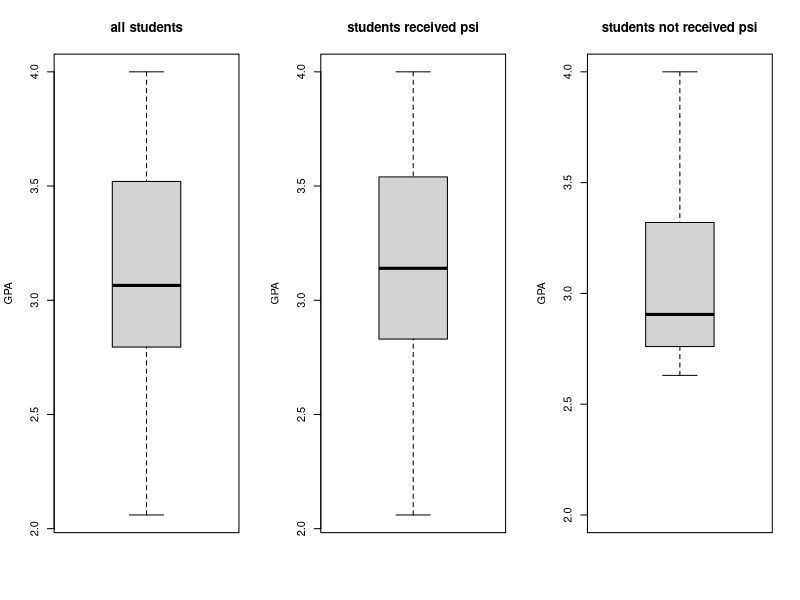
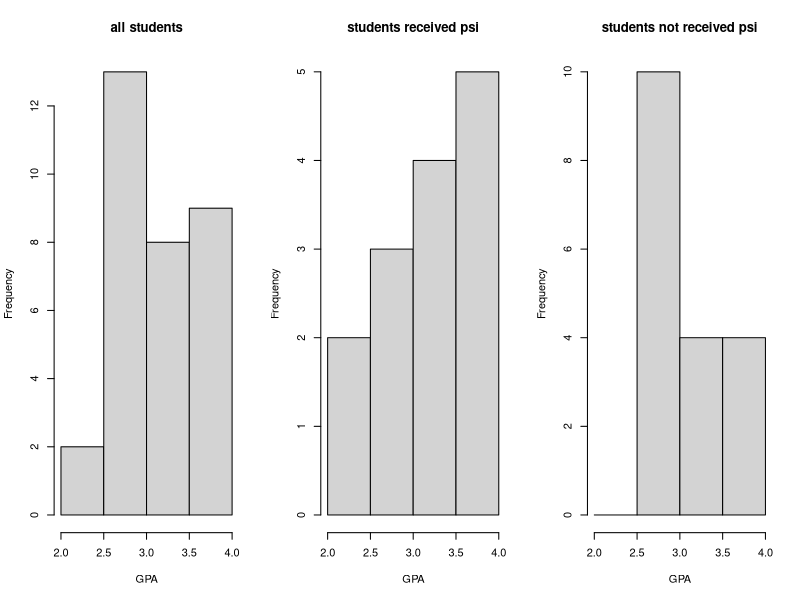
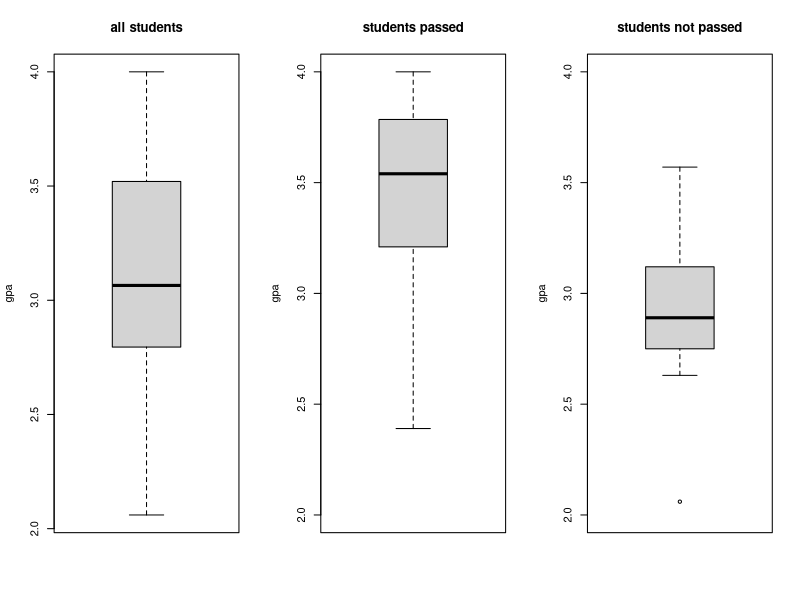
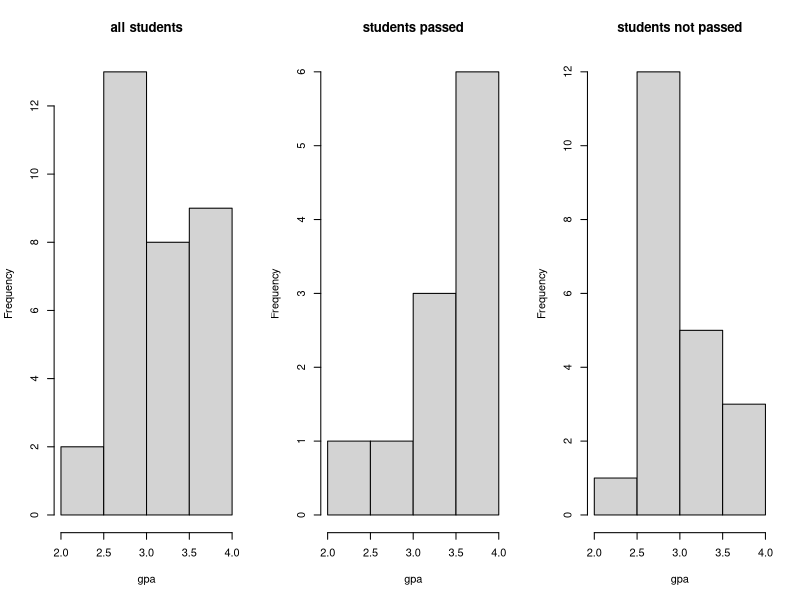
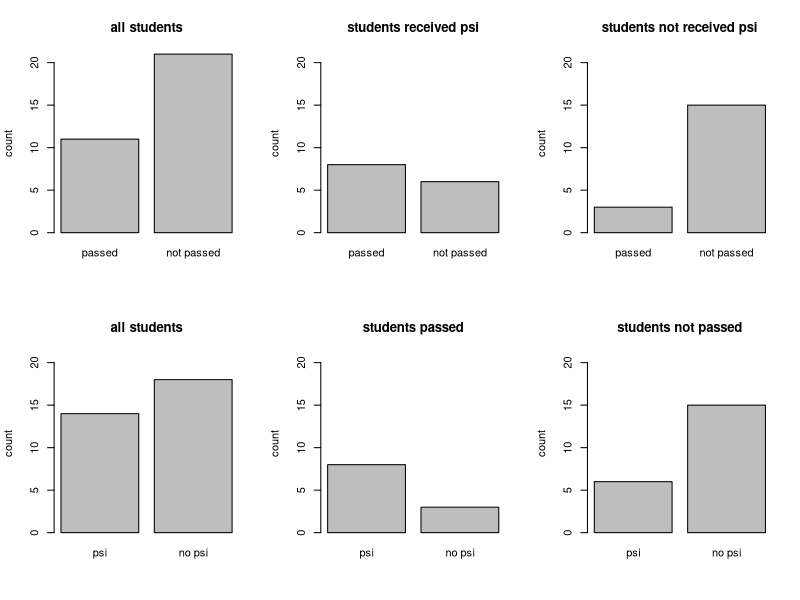

Reproduce these figures in R, in order.
## ---- chunk 1
knitr::opts_chunk$set(echo = TRUE)
## ---- chunk 2
data = read.table("psi.txt", header = TRUE);
data_psi = subset(data, psi == 1)
data_no_psi = subset(data, psi == 0)
par(mfrow=c(1,3))
boxplot(data$gpa,ylab="GPA",main="all students")
boxplot(data_psi$gpa,ylab="GPA",main="students received psi")
boxplot(data_no_psi$gpa,ylab="GPA",main="students not received psi",ylim=c(2.0,4.0))
hist(data$gpa,xlab="GPA",main="all students")
hist(data_psi$gpa,xlab="GPA",main="students received psi")
hist(data_no_psi$gpa,xlab="GPA",main="students not received psi", breaks = c(2.0,2.5,3.0,3.5,4.0))
## ---- chunk 3
data_passed = subset(data, passed == 1)
data_not_passed = subset(data, passed == 0)
par(mfrow=c(1,3))
boxplot(data$gpa,ylab="gpa",main="all students")
boxplot(data_passed$gpa,ylab="gpa",main="students passed",ylim=c(2.0,4.0))
boxplot(data_not_passed$gpa,ylab="gpa",main="students not passed",ylim=c(2.0,4.0))
hist(data$gpa,xlab="gpa",main="all students")
hist(data_passed$gpa,xlab="gpa",main="students passed")
hist(data_not_passed$gpa,xlab="gpa",main="students not passed", breaks = c(2.0,2.5,3.0,3.5,4.0))
## ---- chunk 4
par(mfrow=c(2,3))
barplot(c(nrow(data_passed),nrow(data_not_passed)),ylim=c(0,21),main="all students",ylab="count",names.arg=c("passed","not passed"))
barplot(c( nrow(subset(data_psi, passed == 1)),nrow(subset(data_psi,passed == 0))),ylim=c(0,21),main="students received psi",ylab="count",names.arg=c("passed","not passed"))
barplot(c( nrow(subset(data_no_psi, passed == 1)),nrow(subset(data_no_psi,passed == 0))),ylim=c(0,21),main="students not received psi",ylab="count",names.arg=c("passed","not passed"))
barplot(c(nrow(data_psi),nrow(data_no_psi)),ylim=c(0,21),main="all students",ylab="count",names.arg=c("psi","no psi"))
barplot(c( nrow(subset(data_passed, psi == 1)),nrow(subset(data_passed,psi == 0))),ylim=c(0,21),main="students passed",ylab="count",names.arg=c("psi","no psi"))
barplot(c( nrow(subset(data_not_passed, psi == 1)),nrow(subset(data_not_passed,psi == 0))),ylim=c(0,21),main="students not passed",ylab="count",names.arg=c("psi","no psi"))
## ---- chunk 5
model <- glm(psi~passed+gpa,data=data,family=binomial)
summary(model)
## ---- chunk 6
x=matrix(c(3,15,8,6),2,2); x
fisher.test(x)
